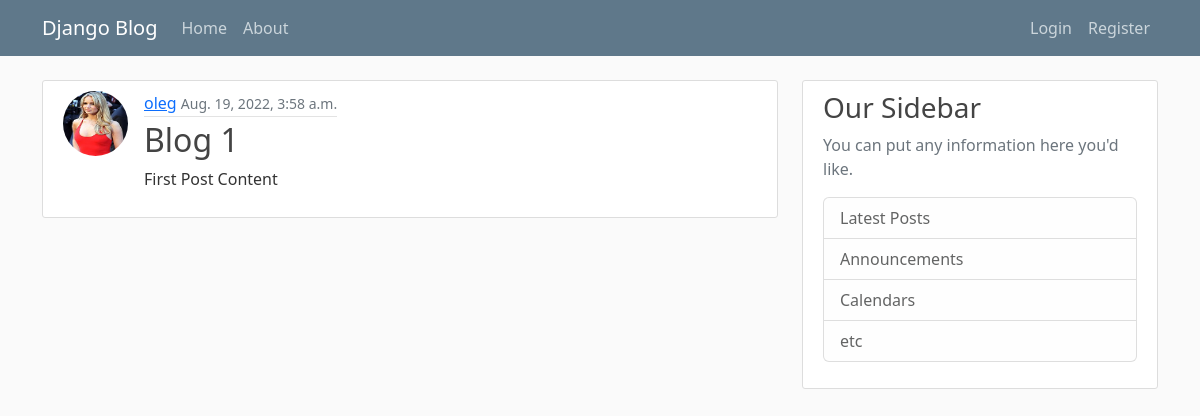
The app's page /post/1/ with its own data.
### mainblog/models.py (models this page shows, shortened)
class Post(models.Model):
    title = models.CharField(max_length=100)
    content = models.TextField()
    date_posted = models.DateTimeField(default=timezone.now)
    author = models.ForeignKey(User, on_delete=models.CASCADE)

### users/models.py (models this page shows, shortened)
class Profile(models.Model):
    user = models.OneToOneField(User, on_delete=models.CASCADE)
    image = models.ImageField(default='default.jpg', upload_to='profile_pics')

### mainblog/views.py (the view)
# urls.py: path('post/<int:pk>/', PostDetailView.as_view(), name='post-detail'),
class PostDetailView(DetailView):
    model = Post
    context_object_name = 'post'

### mainblog/templates/mainblog/post_detail.html (shortened to what this page needs)
{% extends 'mainblog/base.html' %}
{% block content %}
        <article class="media content-section d-flex flex-row">
            <div><img class="rounded-circle article-img" src="{{post.author.profile.image.url}}" alt=""></div>
            <div class="media-body">
                <div class="article-metadata">
                    <a class="mr-2" href="{% url 'user-posts' post.author.username %}">{{ post.author }}</a>
                    <small class="text-muted">{{ post.date_posted }}</small>
                </div>
                <h2 class="article-title">{{ post.title }}</h2>
                <p class="article-content">{{ post.content }}</p>
            </div>
        </article>
{% endblock %}

### mainblog/static/blog/main.css (style rules this page uses)
body { background: #fafafa; color: #333333; margin-top: 5rem; }
h1, h2, h3, h4, h5, h6 { color: #444444; }
.content-section { background: #ffffff; padding: 10px 20px; border: 1px solid #dddddd; border-radius: 3px; margin-bottom: 20px; }
.article-title { color: #444444; }
.article-content { white-space: pre-line; }
.article-img { height: 65px; width: 65px; margin-right: 16px; }
.article-metadata { padding-bottom: 1px; margin-bottom: 4px; border-bottom: 1px solid #e3e3e3 }

### records on screen
Post: author.profile.image (picture), author "oleg", date_posted "Aug. 19, 2022, 3:58 a.m.", title "Blog 1", content "First Post Content"
